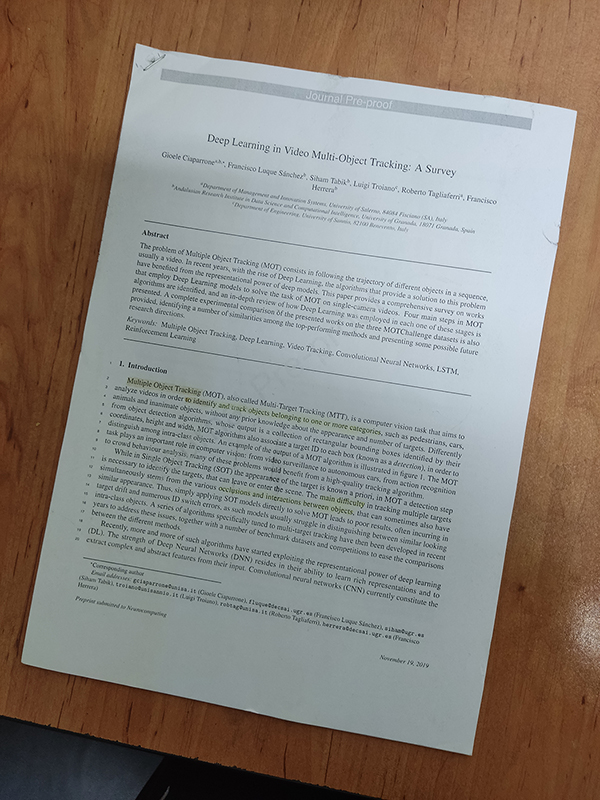
#> input picture Homeworks/HW7/Images/example.jpg, 600 x 800 px, found by its file name
$ jupyter execute Q3.ipynb
#> lines starting #> are read from the running program, lines starting #| are printed output that depends on the picture; after the words box and inside, x2 and y2 are one past the last pixel; in counts of white or black regions, pixels touching at a corner belong together
# Imports

[cell 1]
import cv2
import numpy as np
import matplotlib.pyplot as plt
import os

# Utilities

[cell 2]
def imshow(im):
    width, height, *channels = im.shape
    if channels:
        # By default, OpenCV tends to work with images in the BGR format.
        # This is due to some outdated practices, but it has been left in the library.
        # We can iterate the channels in reverse order to get an RGB image.
        plt.imshow(im[:,:,::-1])
    else:
        plt.imshow(im, cmap='gray')
    plt.axis('off')

[cell 3]
def reorder(vertices):
    # OpenCV *prefers* if we use `np.float32`.
    reordered = np.zeros_like(vertices, dtype=np.float32)
    add = np.array(vertices).sum(1)
    reordered[0] = vertices[np.argmin(add)]
    reordered[2] = vertices[np.argmax(add)]
    diff = np.diff(vertices, axis=1)
    reordered[1] = vertices[np.argmin(diff)]
    reordered[3] = vertices[np.argmax(diff)]
    return reordered

# Image

[cell 4]
path = r'E:\University\Term7\FCV\Homeworks\HW7\Images'
im = cv2.imread(os.path.join(path, 'example.jpg'))
#> im is the input picture: shape (800, 600, 3); mean B, G, R 122.1, 130.1, 137.6
imshow(im)

# Process

Follow the hints in each section to implement the functions.

## Grayscale Transform

Use the `cv2.cvtColor` function with any color space you deem appropriate. The resulting image should have a single channel.

[cell 5]
def to_grayscale(im):
    im = cv2.cvtColor(im, cv2.COLOR_RGB2GRAY)
    return im

[cell 6]
grayscale = to_grayscale(im)
#> in to_grayscale, `im = cv2.cvtColor(im, cv2.COLOR_RGB2GRAY)`:
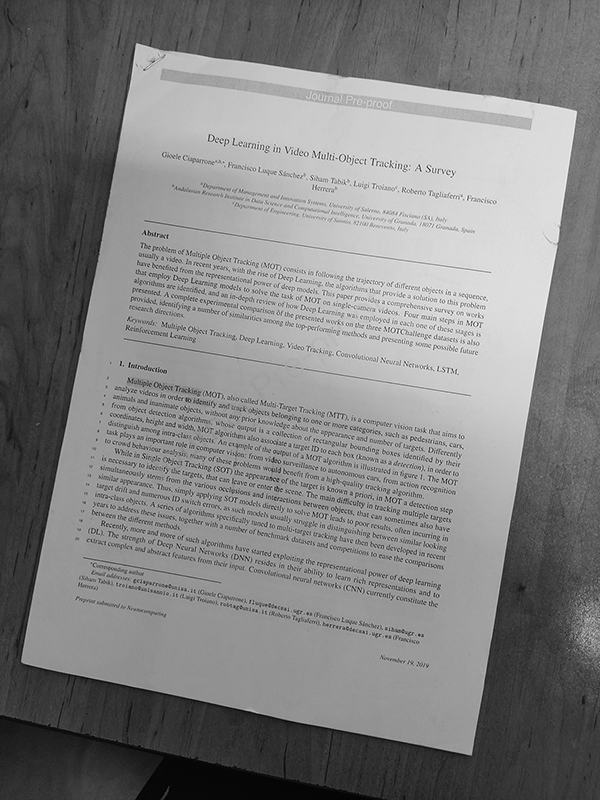
#> im: shape (800, 600); min 0, max 255, mean 128.6
imshow(grayscale)

## Blurring the Image

The Gaussian filter or its more advanced sibling, the Bilateral filter, have shown the best results. Go with whatever smoothing filter you prefer. Considering that the image is highly likely to contain texts, adjust your window size accordingly.

[cell 7]
def blur(im):
    im = cv2.bilateralFilter(im, 5, 50, 50)
    return im

[cell 8]
blurred = blur(grayscale)
imshow(blurred)

## Edge Detection

The `cv2.Canny` filter tends to generate the best results. Tune its thresholds using the provided image and try it on a few more examples.

[cell 9]
def to_edges(im):
    im = cv2.Canny(im,20,50)
    return im

[cell 10]
edges = to_edges(blurred)
#> in to_edges, `im = cv2.Canny(im,20,50)`:
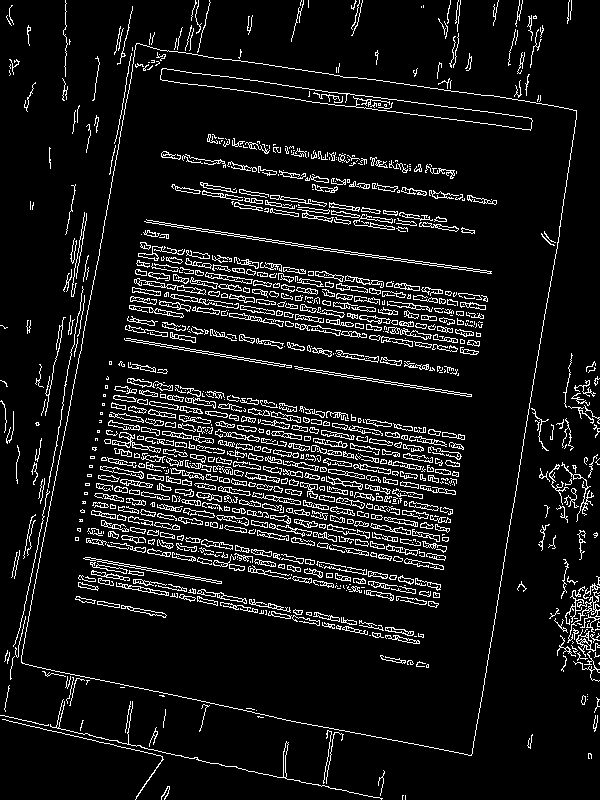
#> im: shape (800, 600); 8.6% white in thin lines or dots
imshow(edges)

## Contour Detection

We highly suggest that you learn more about [image contours](https://docs.opencv.org/4.x/d4/d73/tutorial_py_contours_begin.html), specifically, the `cv2.findContours` function. You'd want to find the contour that has the largest surface area (using `cv2.contourArea`) and simplify its boundaries to a quadrilateral using `cv2.approxPolyDP` (and possibly `cv2.arcLength`). If this all sounds too complicated, go with the Hough transform. As discussed in the instructions, you can use the Hough transform to identify four lines within the output of `to_edges` to identify the most prominent parallelogram present in the image. This isn't, however, the best solution.

Regardless of the method, the output of the function must be the coordinates of the four vertices containing the page, in the form of a `4x2` array.

*Hint*: If you are using `cv2.findContours`, the Simple Approximation Model suffices for our purposes.

[cell 11]
def find_vertices(im):
    cnts, h = cv2.findContours(im, cv2.RETR_EXTERNAL, cv2.CHAIN_APPROX_SIMPLE)
    max = -1
    for i in range(len(cnts)):
        area = cv2.contourArea(cnts[i])
        if area > max:
            cnt = cnts[i]
            max = area
    cnt = cv2.approxPolyDP(cnt,0.01*cv2.arcLength(cnt,True),True)
    coordinates = [[cnt[0, 0, 0], cnt[0, 0, 1]], [cnt[1, 0, 0], cnt[1, 0, 1]], [cnt[2, 0, 0], cnt[2, 0, 1]], [cnt[3, 0, 0], cnt[3, 0, 1]]]
    return coordinates

[cell 12]
# Let's draw the points on the original image.
imshow(im)
vertices = find_vertices(edges)
#> in find_vertices, `cnts, h = cv2.findContours(im, cv2.RETR_EXTERNAL, cv2.CHAIN_APPROX_SIM..`: cnts = 199 contours, 185 with area under 20; largest, box (x1, y1, x2, y2) and area: (21, 43, 577, 756) 291054, (576, 629, 600, 657) 146, (50, 699, 383, 800) 108, (567, 591, 600, 643) 98, (561, 462, 594, 522) 65; h = 199 rows, first 6: [1, -1, -1, -1], [2, 0, -1, -1], [3, 1, -1, -1], [4, 2, -1, -1], [5, 3, -1, -1], [6, 4, -1, -1]
#> the loop in find_vertices, `for i in range(len(cnts)):` made 199 passes
#> (area, max) on passes 11, 19, 46, 156: (25.5, 25.5), (108, 108), (146, 146), (291054, 291054)
#> area on passes 22, 42, 58, 59, 60: 25.5, 27, 97.5, 34.5, 23.5
#> after the loop in find_vertices, `for i in range(len(cnts)):`: cnt = contour of 765 points, box (x1, y1, x2, y2) (21, 43, 577, 756), area 291054; max = 291054
#> in find_vertices, `cnt = cv2.approxPolyDP(cnt,0.01*cv2.arcLength(cnt,True),True)`: cnt = [[136, 43], [21, 662], [471, 755], [576, 110]]
#> vertices = [[136, 43], [21, 662], [471, 755], [576, 110]]
print(vertices)
#| [[136, 43], [21, 662], [471, 755], [576, 110]]
plt.scatter([x for x, y in vertices], [y for x, y in vertices])
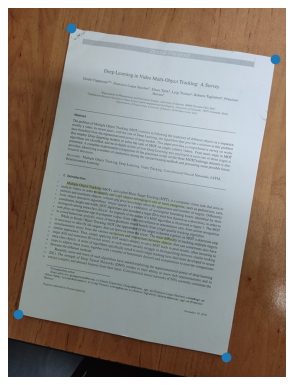
#> figure drawn by matplotlib, 1 panel

## Perspective Transform

We can use the `cv2.getPerspectiveTransform` function to find a transform that maps the region we have identified to a rectangle that we can easily crop. You then need to use `cv2.warpPerspective` to apply this transform and crop out the target region.

**Note**: `cv2.getPerspectiveTransform` expects your vertices in a particular order. They should be top left, top right, bottom right, and finally, bottom left. We have implemented a utility function for this purpose.

[cell 13]
def crop_out(im, vertices):
    height, width = grayscale.shape
    target = [[0, 0], [width, 0], [0, height], [width, height]]
    vertices = reorder(vertices)
    target = reorder(target)
    transform = cv2.getPerspectiveTransform(vertices, target)  # get the top or bird eye view effect
    return cv2.warpPerspective(im, transform, (width, height))

[cell 14]
cropped = crop_out(im, vertices)
#> in reorder, `add = np.array(vertices).sum(1)`: add = [179, 683, 1226, 686]
#> in reorder, `diff = np.diff(vertices, axis=1)`: diff = [-93, 641, 284, -466]
#> in crop_out, `vertices = reorder(vertices)`: vertices = [[136, 43], [576, 110], [471, 755], [21, 662]]
#> in crop_out, `transform = cv2.getPerspectiveTransform(vertices, target)`: transform = [[1.39, 0.259, -200.7], [-0.2, 1.31, -29.28], [7.57e-05, 6.57e-05, 1]]
#> in crop_out, `return cv2.warpPerspective(im, transform, (width, height))`:
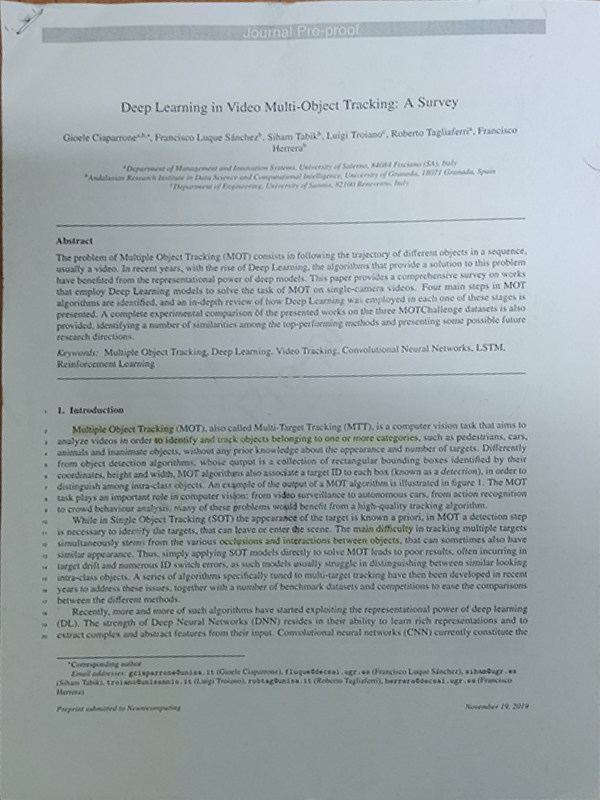
#> returned value: shape (800, 600, 3); mean of channels 0, 1, 2 169.7, 166.6, 156.1; drawn as B, G, R
imshow(cropped)

## Image Enhancement

I'll leave this part up to you!

[cell 15]
def enhance(im):
    hsv = cv2.cvtColor(im,cv2.COLOR_BGR2HSV)
    hsv[...,1] = hsv[...,1] * 1.4
    hsv[...,2] = hsv[...,2] * 0.6
    im = cv2.cvtColor(hsv,cv2.COLOR_HSV2BGR)
    return im

## Result

Let's put everything together and get the result in one go.

[cell 16]
def scan(im):
    grayscale = to_grayscale(im)
    blurred = blur(grayscale)
    edges = to_edges(blurred)
    vertices = find_vertices(edges)
#> the loop in find_vertices (call 2), `for i in range(len(cnts)):` made 199 passes
    cropped = crop_out(im, vertices)
    return enhance(cropped)

[cell 17]
scanned = scan(im)
#> in scan, `vertices = find_vertices(edges)`: vertices = [[136, 43], [21, 662], [471, 755], [576, 110]]
#> in enhance, `hsv = cv2.cvtColor(im,cv2.COLOR_BGR2HSV)`: hsv: shape (800, 600, 3); mean H, S, V 93.9, 22.1, 170.6
#> in enhance, `hsv[...,1] = hsv[...,1] * 1.4`: hsv: shape (800, 600, 3); mean H, S, V 93.9, 30.5, 170.6
#> in enhance, `hsv[...,2] = hsv[...,2] * 0.6`: hsv: shape (800, 600, 3); mean H, S, V 93.9, 30.5, 102
#> in enhance, `im = cv2.cvtColor(hsv,cv2.COLOR_HSV2BGR)`:
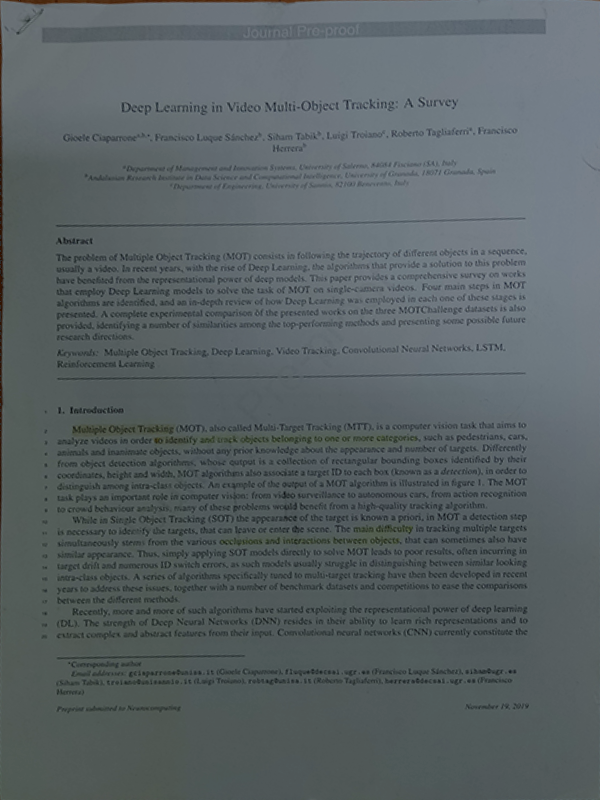
#> im: shape (800, 600, 3); mean B, G, R 101.1, 98.4, 89.5
cv2.imwrite(os.path.join(path,'result.jpg'),scanned)
imshow(scanned)
